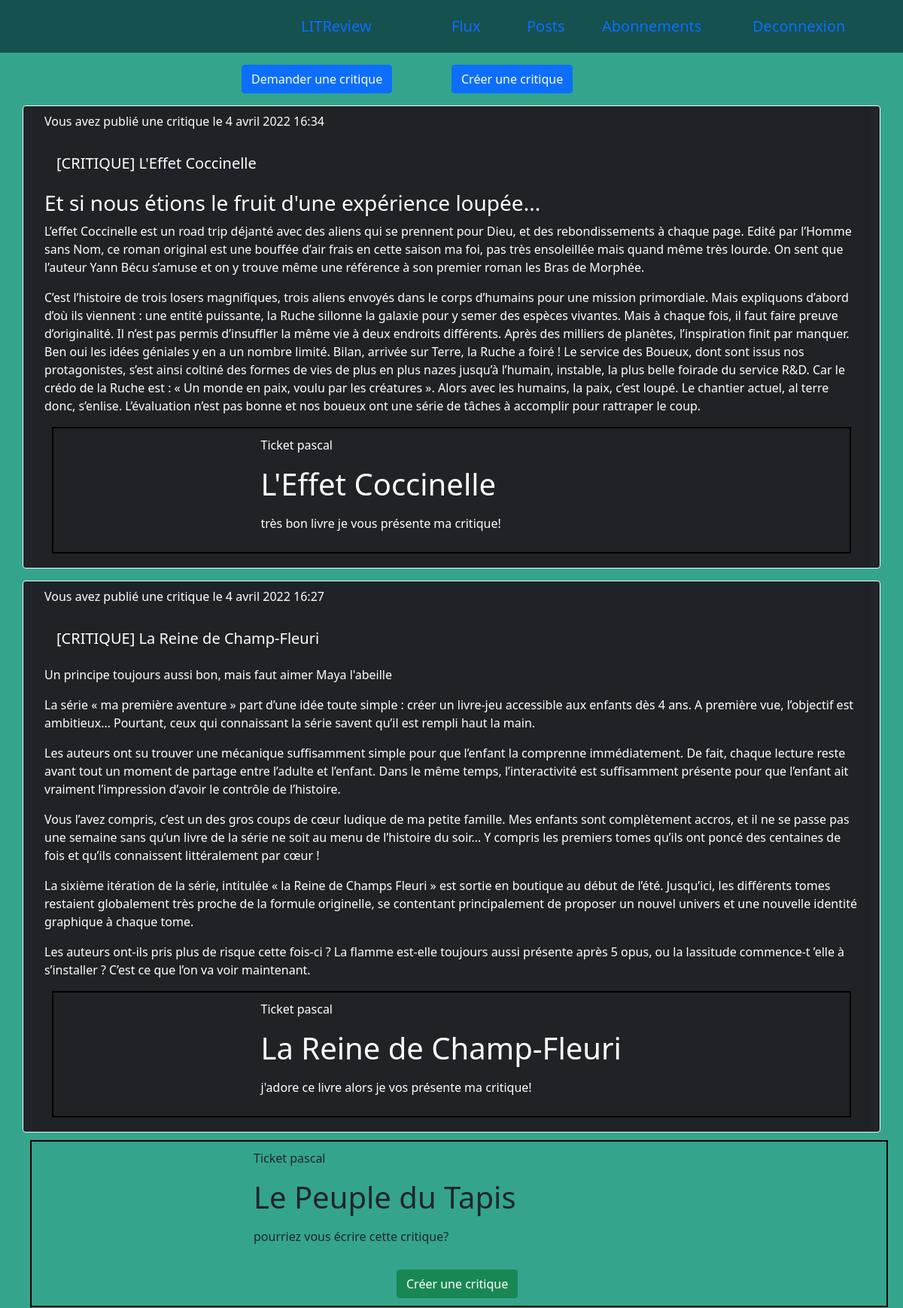
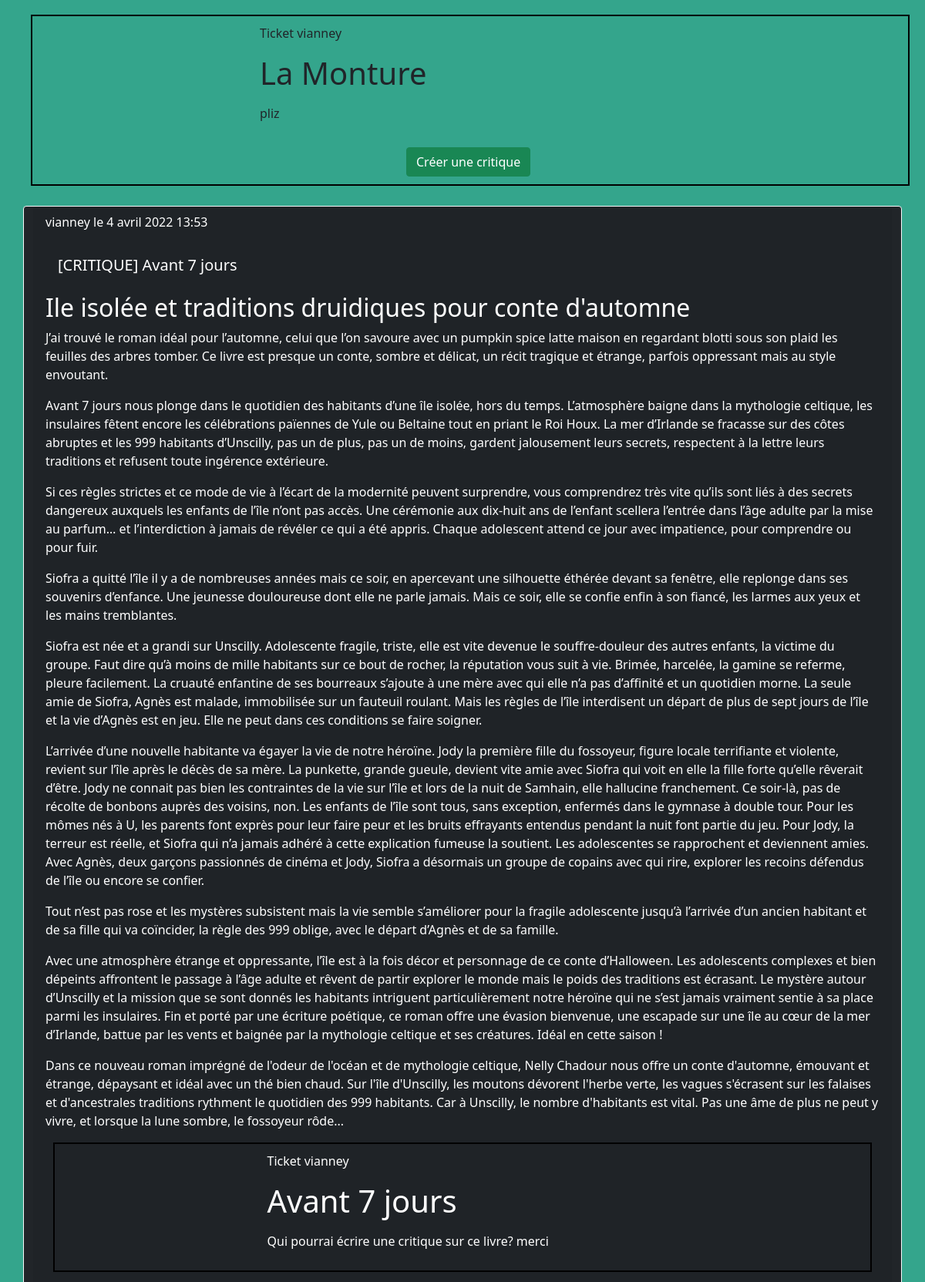
Screenshot of / (signed in, upper part) with the database file from the repository (2 pictures, top to bottom).
### review/models.py (models this page shows)
class Review(models.Model):
    STAR_CHOICES = (
        (0, "0"),
        (1, "1"),
        (2, "2"),
        (3, "3"),
        (4, "4"),
        (5, "5")
    )
    user = models.ForeignKey(User, on_delete=models.CASCADE)
    ticket = models.ForeignKey(to=Ticket, on_delete=models.CASCADE)
    rating = models.PositiveSmallIntegerField(
        choices=STAR_CHOICES,
        validators=[MinValueValidator(0), MaxValueValidator(5)],
        default=1)
    headline = models.CharField(max_length=128)
    body = models.CharField(max_length=8192, blank=True)
    time_created = models.DateTimeField(auto_now_add=True)

class Ticket(models.Model):
    title = models.CharField('Titre', max_length=128)
    description = models.TextField(
        'Description',
        blank=True,
        max_length=2048)
    user = models.ForeignKey(
        User,
        related_name='owner',
        on_delete=models.CASCADE,
        verbose_name='Propriétaire ')
    image = models.ImageField(upload_to=rename_file, max_length=255, null=True)
    closed_date = models.DateTimeField(blank=True, null=True)
    time_created = models.DateTimeField(auto_now_add=True)

### review/views.py (the view)
# urls.py: path('', views.acceuil),
@login_required()
def acceuil(request):
    html_template = './review/accueil.html'
    followed_users = list(
        UserFollows.objects.filter(user=request.user)
        .values_list('followed_user__id', flat=True))
    followed_users.append(request.user.id)
    reviews = Review.objects.filter(
        Q(user__id__in=followed_users) |
        Q(ticket__user=request.user)).order_by('-time_created')
    tickets = Ticket.objects.filter(
        user__id__in=followed_users, closed_date=None
        ).order_by('-time_created')
    for user in followed_users:
        print(f'user.username = {user}')
    for review in reviews:
        print(f'review.headline = {review.headline}')
    for ticket in tickets:
        print(f'ticket.title= {ticket.title}')
    context = {
        'posts': aggregation_tickets_reviews(tickets, reviews),
    }
    return render(request, html_template, context)

### review/templatetags/markdown_extras.py (called while the page is built)
@register.filter()
@stringfilter
def markdown(value):
    return md.markdown(value, extensions=['markdown.extensions.fenced_code'])

### review/views.py (called while the page is built)
def aggregation_tickets_reviews(tickets, reviews):
    tickets = tickets.annotate(content_type=Value('TICKET', CharField()))
    reviews = reviews.annotate(content_type=Value('REVIEW', CharField()))
    posts = sorted(
        chain(reviews, tickets),
        key=lambda post: post.time_created,
        reverse=True
    )
    return posts

### review/templates/review/accueil.html (shortened to what this page needs)
{% extends "litreview/base.html" %}
{% block body %}
<div class="row justify-content-md-center">
    <div class="col-md-3">
        <a href="{% url 'review:create-ticket' %}" class="btn btn-primary">Demander une critique</a>
    </div>
    <div class="col-md-3">
        <a href="{% url 'review:create-review' %}" class="btn btn-primary">Créer une critique</a>
    </div>
</div>
{% for post in posts %}
    {% if post.content_type == 'REVIEW' %}
        {% include 'review/part__review.html' with review=post %}
    {% elif post.content_type == 'TICKET' %}
        {% include 'review/part__ticket.html' with ticket=post %}
    {% endif %}
{% endfor %}
{% endblock %}

### review/templates/review/part__review.html (shortened to what this page needs)
{% load markdown_extras %}
<div class="card text-white bg-dark border-light mt-3">
    <div class="card-header">
        <p>
            {% if review.user == user %}
                Vous avez publié une critique
            {% else %}
                {{ review.user }}
            {% endif %}
                le {{ review.time_created }}
        </p>
        <div class="card-body ">
            <h5 class="card-title">
                {{ review.headline }}
            </h5>
        </div>
        <div class="cold-md-10">
            {{ review.body | markdown | safe }}
        </div>
        {% if not my_posts %}
            {% include 'review/part__ticket.html' with ticket=review.ticket %}
        {% endif %}
    </div>
</div>

### review/templates/review/part__ticket.html (shortened to what this page needs)
{% load markdown_extras %}
<div class="justify-content-md-center ticket">
    <div class="row">
        <div class="col-md-3">
        </div>
        <div class="col-md-8">
            <p> Ticket {{ ticket.user }}</p>
            <h1>{{ ticket.title }}</h1>
            <p> {{ ticket.description | markdown | safe }}</p>
        </div>
    </div>
    {% if title_page is None and ticket.closed_date is None %}
        <div class="row justify-content-md-center mt-3">
            <div class="col-md-2">
                <a class="btn btn-success" href="{% url 'review:create-review-by-ticket' ticket.pk %}">Créer une critique</a>
            </div>
        </div>
    {% endif %}
</div>

### litreview/static/litreview/styles.css (style rules this page uses)
body { background-color: #34A58C; }
.ticket { border: 2px solid black; margin: 10px; padding: 10px; }

### rows the page displays
Review: shows "Vous avez publié une critique", time_created "4 avril 2022 16:34", headline "[CRITIQUE] L'Effet Coccinelle", body "Et si nous étions le fruit d'une expérience loupée... L’effet Coccinelle est un road trip déjanté avec des aliens qui se prennent pour Dieu, et des rebondissements à chaque page. Edité par l’Homme sans Nom, ce roman original est une bouffée d’air frais en cette saison ma foi, pas très ensoleillée mais quand même très lourde. On sent que l’auteur Yann Bécu s’amuse et on y trouve même une référence à son premier roman les Bras de Morphée. C’est l’histoire de trois losers magnifiques, trois aliens envoyés dans le corps d’humains pour une mission primordiale. Mais expliquons d’abord d’où ils viennent : une entité puissante, la Ruche sillonne la galaxie pour y semer des espèces vivantes. Mais à…"
Ticket: user "pascal", title "L'Effet Coccinelle", description "très bon livre je vous présente ma critique!"
Review: shows "Vous avez publié une critique", time_created "4 avril 2022 16:27", headline "[CRITIQUE] La Reine de Champ-Fleuri", body "Un principe toujours aussi bon, mais faut aimer Maya l'abeille La série « ma première aventure » part d’une idée toute simple : créer un livre-jeu accessible aux enfants dès 4 ans. A première vue, l’objectif est ambitieux… Pourtant, ceux qui connaissant la série savent qu’il est rempli haut la main. Les auteurs ont su trouver une mécanique suffisamment simple pour que l’enfant la comprenne immédiatement. De fait, chaque lecture reste avant tout un moment de partage entre l’adulte et l’enfant. Dans le même temps, l’interactivité est suffisamment présente pour que l’enfant ait vraiment l’impression d’avoir le contrôle de l’histoire. Vous l’avez compris, c’est un des gros coups de cœur ludique…"
Ticket: user "pascal", title "La Reine de Champ-Fleuri", description "j'adore ce livre alors je vos présente ma critique!"
Ticket: user "pascal", title "Le Peuple du Tapis", description "pourriez vous écrire cette critique?", shows "Créer une critique"
Ticket: user "vianney", title "La Monture", description "pliz", shows "Créer une critique"
Review: user "vianney", time_created "4 avril 2022 13:53", headline "[CRITIQUE] Avant 7 jours", body "Ile isolée et traditions druidiques pour conte d'automne J’ai trouvé le roman idéal pour l’automne, celui que l’on savoure avec un pumpkin spice latte maison en regardant blotti sous son plaid les feuilles des arbres tomber. Ce livre est presque un conte, sombre et délicat, un récit tragique et étrange, parfois oppressant mais au style envoutant. Avant 7 jours nous plonge dans le quotidien des habitants d’une île isolée, hors du temps. L’atmosphère baigne dans la mythologie celtique, les insulaires fêtent encore les célébrations païennes de Yule ou Beltaine tout en priant le Roi Houx. La mer d’Irlande se fracasse sur des côtes abruptes et les 999 habitants d’Unscilly, pas un de plus, pas un…"
Ticket: user "vianney", title "Avant 7 jours", description "Qui pourrai écrire une critique sur ce livre? merci"
